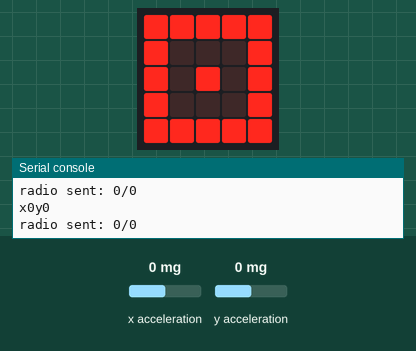
Simulated run of this program. Board: BBC micro:bit (MakeCode). Parts: the board's 5×5 LED display, the last lines printed to the serial console. Inputs (shaded band) come from the test bench; at power-on: x acceleration 0 mg, y acceleration 0 mg. No radio messages arrive unless stated (any console line starting 'radio sent:' is added by the test bench).

Above: at 2.1 s.
2.2 s: x acceleration set to -1440 mg
At 3.5 s:
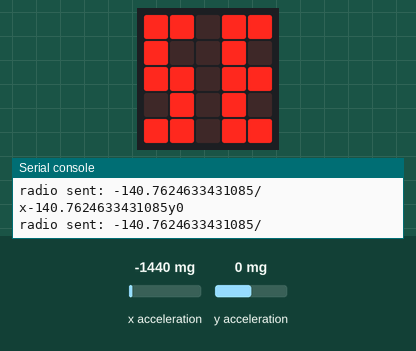
4.0 s: y acceleration set to -1440 mg
At 5.4 s:
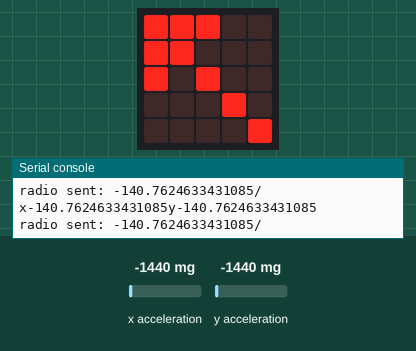
5.7 s: x acceleration set to 750 mg
At 6.9 s:
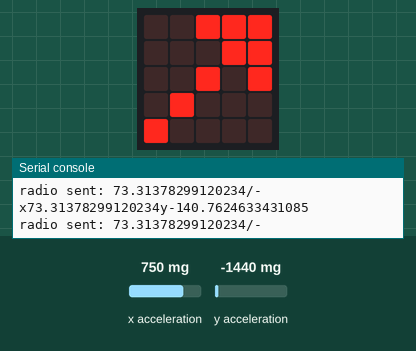
7.6 s: y acceleration set to 750 mg
At 9.2 s:
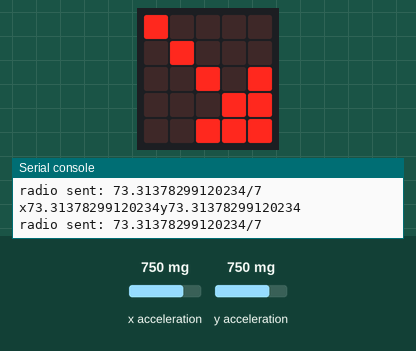
9.5 s: x acceleration set to -750 mg
At 10.6 s:
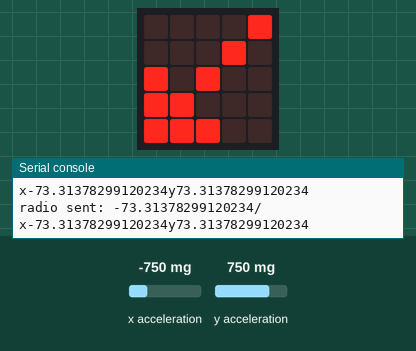
11.3 s: x acceleration set to 0 mg
At 13.1 s:
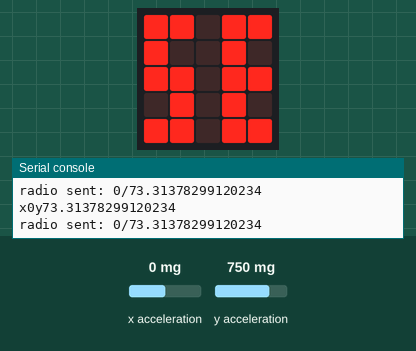
Timing chart, 0 to 14.2 s (numbered marks = the images above; inputs shaded):
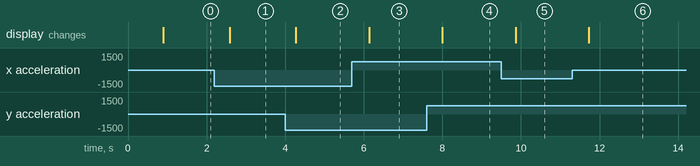

The program:

main.ts
```typescript
function 速度参数与方向信号转换 (X: number, Y: number, 前进姿态: any[]) {

}
let 坐标X = 0
let 坐标y = 0
radio.setGroup(1)
radio.sendString("ready")
basic.showLeds(`
    . . # . .
    . # # # .
    # # # # #
    . # # # .
    . . # . .
    `)
basic.pause(500)
basic.clearScreen()
basic.forever(function () {
    if (input.acceleration(Dimension.X) < 0 && input.acceleration(Dimension.Y) < 0) {
        basic.showArrow(ArrowNames.NorthWest)
    } else if (input.acceleration(Dimension.X) < 0 && input.acceleration(Dimension.Y) > 0) {
        basic.showArrow(ArrowNames.SouthWest)
    } else if (input.acceleration(Dimension.X) > 0 && input.acceleration(Dimension.Y) > 0) {
        basic.showArrow(ArrowNames.SouthEast)
    } else if (input.acceleration(Dimension.X) > 0 && input.acceleration(Dimension.Y) < 0) {
        basic.showArrow(ArrowNames.NorthEast)
    } else if (input.acceleration(Dimension.X) == 0 && input.acceleration(Dimension.Y) == 0) {
        basic.showLeds(`
            # # # # #
            # . . . #
            # . # . #
            # . . . #
            # # # # #
            `)
    } else {
        basic.showLeds(`
            # # . # #
            # . . # .
            # # . # #
            . # . # .
            # # . # #
            `)
    }
})
basic.forever(function () {
    坐标X = input.acceleration(Dimension.X)
    坐标y = input.acceleration(Dimension.Y)
})
basic.forever(function () {
    serial.writeLine("x" + pins.map(
    input.acceleration(Dimension.X),
    0,
    1023,
    0,
    100
    ) + "y" + pins.map(
    input.acceleration(Dimension.Y),
    0,
    1023,
    0,
    100
    ))
    radio.sendString("" + pins.map(
    input.acceleration(Dimension.X),
    0,
    1023,
    0,
    100
    ) + "/" + pins.map(
    input.acceleration(Dimension.Y),
    0,
    1023,
    0,
    100
    ))
})
```

test.ts
```typescript
// 在此处测试；当此软件包作为插件使用时，将不会编译此软件包。
```

Measured:
- after the input at 2.2 s, the display: changes after 0.39 s (image 1)
- after the input at 4.0 s, the display: changes after 0.27 s (image 2)
- after the input at 5.7 s, the display: changes after 0.44 s (image 3)
- after the input at 7.6 s, the display: changes after 0.40 s (image 4)
- after the input at 9.5 s, the display: changes after 0.36 s (image 5)
- after the input at 11.3 s, the display: changes after 0.43 s (image 6)
